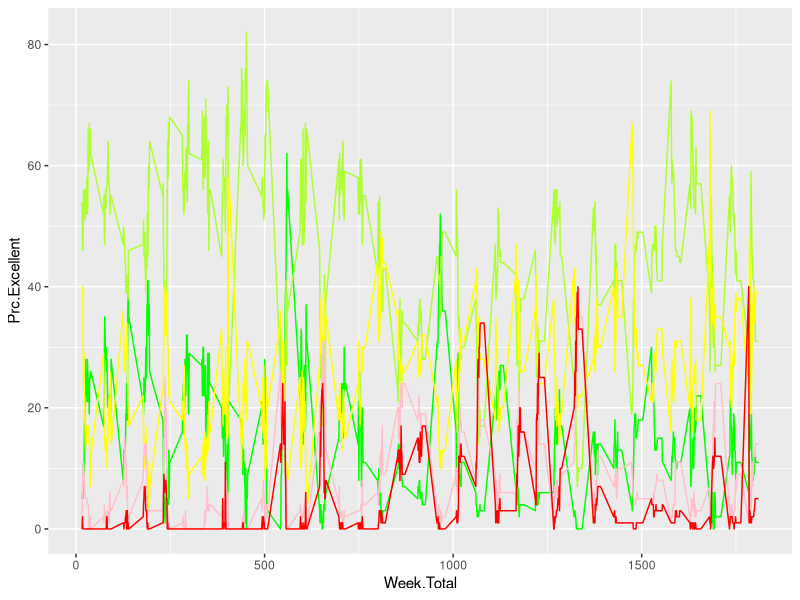
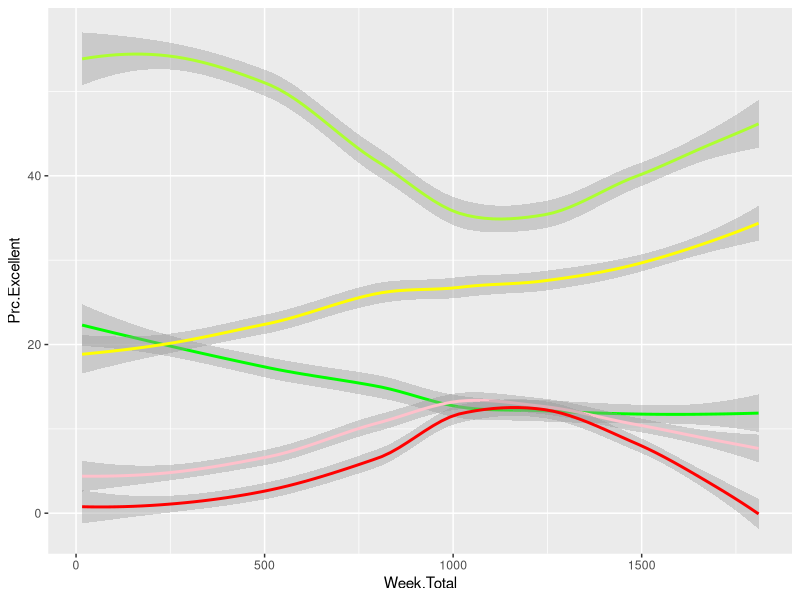
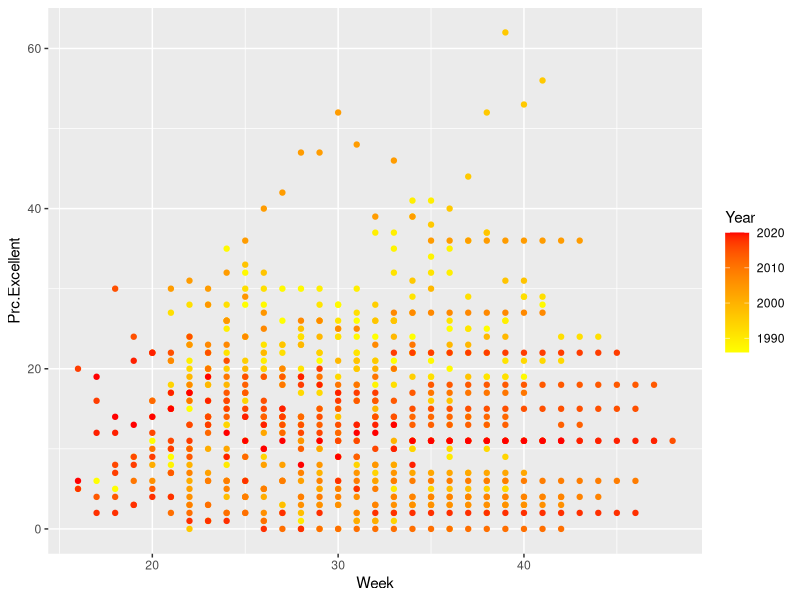
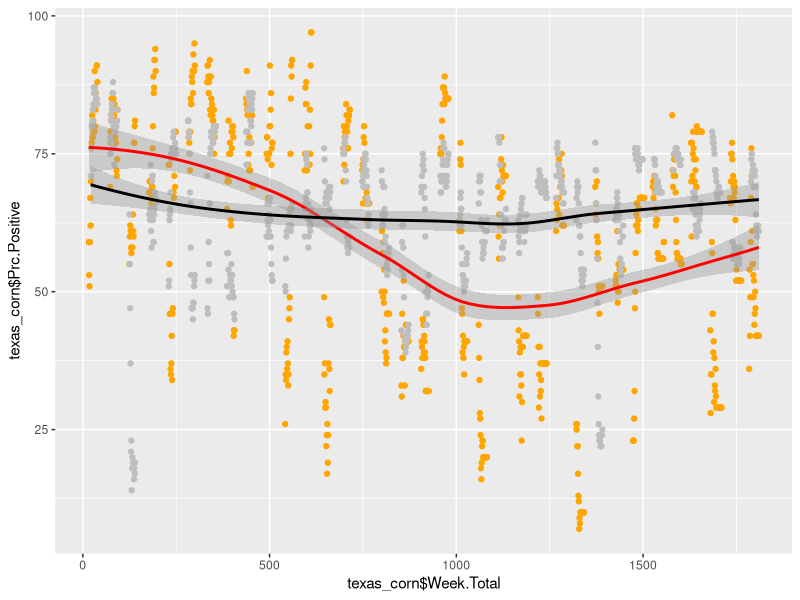
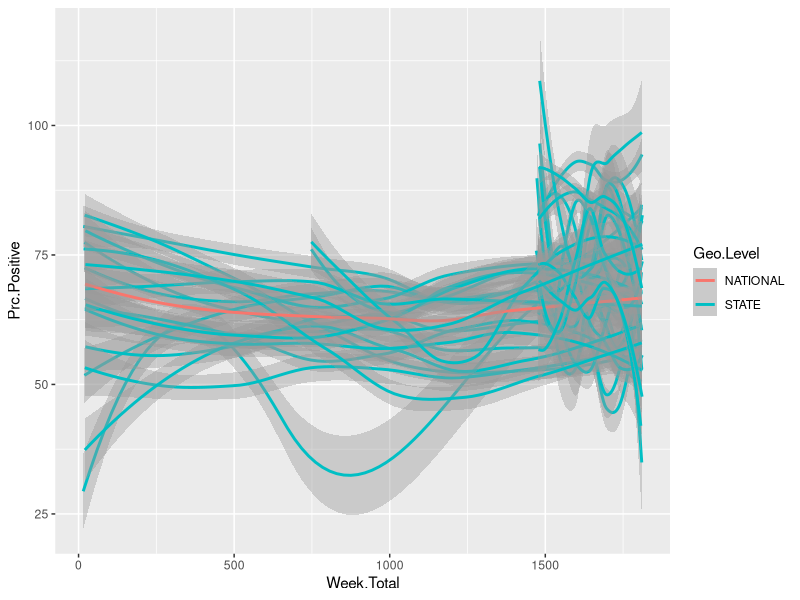
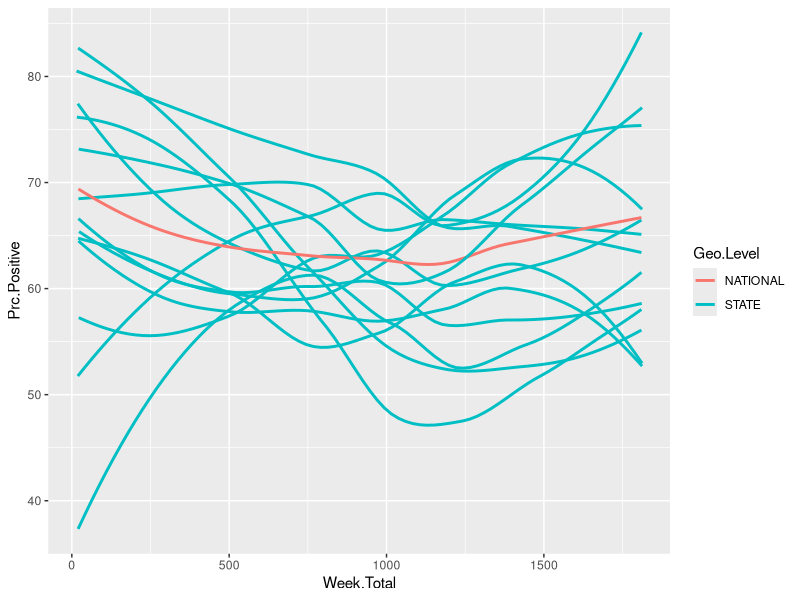
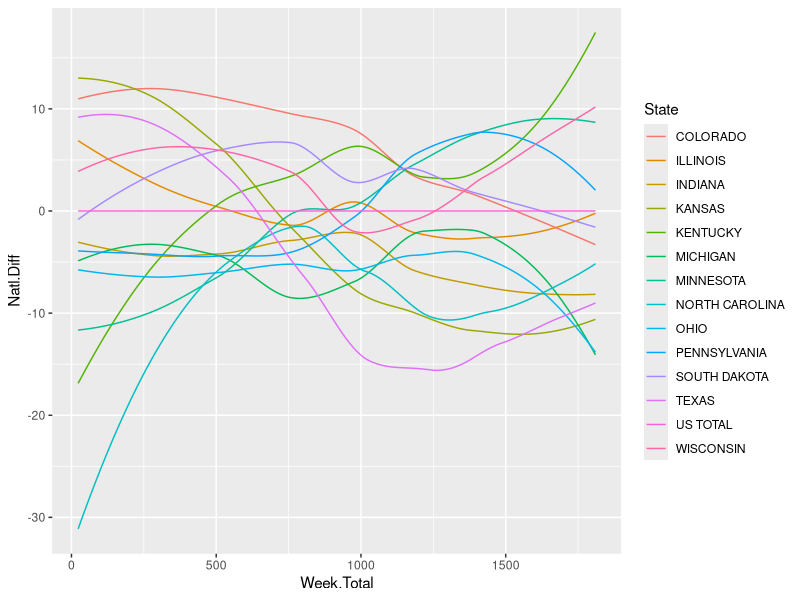
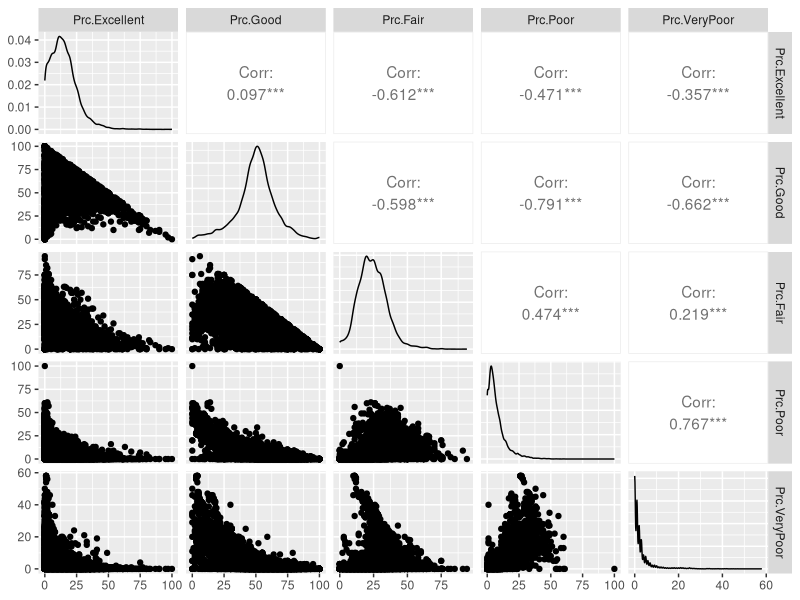

Write the R code that produced these figures, in order.
# corn_exploration.r
# 
# Evan Meade, 2020
# 
# Here, we explore the corn crop quality dataset with some simple
# plots and metrics.
#


# Library imports
library(ggplot2)
library(GGally)

# Reading in the corn_flat.csv data
corn_flat <- read.csv("data/synthesized/corn_flat.csv", row.names = 1)

# Creating time variable to help plot all of the data on the same scale
corn_flat$Week.Total <- (corn_flat$Year - 1986) * 52 + corn_flat$Week

# 
# For simplicity, I am going to start by analyzing just the Texas
# data. It has the most observations of any state, so it will be good
# for partial analysis.
# 

# New metric which is the percentage of excellent, good, or fair corn
# NOTE: Used to be Excellent + Good + Fair, but changed after seeing
# that Fair has a negative correlation with Excellent and Good,
# suggesting that the natural pairing is just Excellent + Good
corn_flat$Prc.Positive <- corn_flat$Prc.Excellent + corn_flat$Prc.Good

# Creating Texas data subset
texas_corn <- corn_flat[which(corn_flat$State == "TEXAS"), ]

# Creating National data subset
natl_corn <- corn_flat[which(corn_flat$Geo.Level == "NATIONAL"), ]

# Plotting Texas quality over time
texas_quality_over_time <- ggplot(data = texas_corn) +
  geom_line(mapping = aes(x = Week.Total, y = Prc.Excellent), color = "green") +
  geom_line(mapping = aes(x = Week.Total, y = Prc.Good), color = "greenyellow") +
  geom_line(mapping = aes(x = Week.Total, y = Prc.Fair), color = "yellow") +
  geom_line(mapping = aes(x = Week.Total, y = Prc.Poor), color = "pink") +
  geom_line(mapping = aes(x = Week.Total, y = Prc.VeryPoor), color = "red")
print(texas_quality_over_time)

texas_smooth_quality_over_time <- ggplot(data = texas_corn) +
  geom_smooth(mapping = aes(x = Week.Total, y = Prc.Excellent), color = "green") +
  geom_smooth(mapping = aes(x = Week.Total, y = Prc.Good), color = "greenyellow") +
  geom_smooth(mapping = aes(x = Week.Total, y = Prc.Fair), color = "yellow") +
  geom_smooth(mapping = aes(x = Week.Total, y = Prc.Poor), color = "pink") +
  geom_smooth(mapping = aes(x = Week.Total, y = Prc.VeryPoor), color = "red")
print(texas_smooth_quality_over_time)

texas_quality_by_week <- ggplot(data = texas_corn) +
  geom_point(mapping = aes(x = Week, y = Prc.Excellent, col = Year)) +
  scale_color_gradient(low = "yellow", high = "red")
print(texas_quality_by_week)


texas_natl_pos_over_time <- ggplot() +
  geom_point(mapping = aes(x = texas_corn$Week.Total, y = texas_corn$Prc.Positive),
            color = "orange") +
  geom_point(mapping = aes(x = natl_corn$Week.Total, y = natl_corn$Prc.Positive),
            color = "gray") +
  geom_smooth(mapping = aes(x = texas_corn$Week.Total, y = texas_corn$Prc.Positive),
              color = "red") +
  geom_smooth(mapping = aes(x = natl_corn$Week.Total, y = natl_corn$Prc.Positive),
              color = "black")
print(texas_natl_pos_over_time)


# all_state_pos_smooth <- ggplot()
# for (state in unique(corn_flat$State)[1:2]) {
#   state_data <- corn_flat[which(corn_flat$State == state), ]
#   all_state_pos_smooth <- all_state_pos_smooth +
#     geom_smooth(mapping = aes(x = state_data$Week.Total, y = state_data$Prc.Positive))
# }
all_state_pos_smooth <- ggplot(data = corn_flat) +
  geom_smooth(mapping = aes(x = Week.Total, y = Prc.Positive, group = State, color = Geo.Level))
print(all_state_pos_smooth)


# 
# Now I want to explore the data for the states we will be using, so I will
# create a new subset of our states.
# 

# Creating subset
# our_states <- names(sort(table(corn_flat$State), decreasing = TRUE)[1:17])
# NOTE: our_states was revised to be the intersection of the states with
# the most entries in corn_flat, and states which have EPA Castnet
# stations.
our_states <- c("COLORADO", "ILLINOIS", "INDIANA", "KANSAS", "KENTUCKY",
                "MICHIGAN", "MINNESOTA", "NORTH CAROLINA", "OHIO",
                "PENNSYLVANIA", "SOUTH DAKOTA", "TEXAS", "WISCONSIN",
                "US TOTAL")
corn_used <- corn_flat[which(corn_flat$State %in% our_states), ]

# Recreating smooth positive plot with our subset
all_state_pos_smooth <- ggplot(data = corn_used) +
  geom_smooth(mapping = aes(x = Week.Total, y = Prc.Positive, group = State, color = Geo.Level),
              method = "loess",
              formula = "y ~ x",
              se = FALSE)
print(all_state_pos_smooth)


# 
# I want to create a metric representing the gap between each state's smoothed 
# Prc.Positive and the national smoothed Prc.Positive. This creates a single
# metric which represents a state's performance relative to the country.
# 

# First, subsetting the data to have endpoints of all 17 states
# Allows the regressions to be totally interpolative
x <- table(corn_used$Week.Total)
week_min <- min(as.integer(names(x[which(x == length(our_states))])))
week_max <- max(as.integer(names(x[which(x == length(our_states))])))
corn_used_trimmed <- corn_used[which(corn_used$Week.Total %in% week_min:week_max), ]


# 
# I want to take a minute to summarize what I have done and want to do
# for this particular plot:
#   1. Combined 3 .csv files into one dataframe
#   2. Flattened dataframe so each row represents a unique time and place
#   3. Created Week.Total and Prc.Positive features
#   4. Trimmed to the states we used over an interpolative time interval
#   5. Ran a loess regression on each state (because of noisy data)
#   6. Calculated state - national loess estimation for each week
#   7. Created new dataframe with all the differences
#   8. Plotted new difference metric over time for all states
# 

# 
# Now to create loess values for each state, interpolate on all weeks
# contained here, and calculate differences from national.
# 

corn_loess <- data.frame()

natl_loess <- loess(Prc.Positive ~ Week.Total,
                    corn_used_trimmed[which(corn_used_trimmed$State == "US TOTAL"), ])

for (state in unique(corn_used_trimmed$State)) {
  state_loess <- loess(Prc.Positive ~ Week.Total,
                       corn_used_trimmed[which(corn_used_trimmed$State == state), ])
  
  state_col <- rep(state, (week_max - week_min + 1))
  week_col <- week_min:week_max
  if (state == "US TOTAL") {
    level_col <- rep("NATIONAL", (week_max - week_min + 1))
  } else {
    level_col <- rep("STATE", (week_max - week_min + 1))
  }
  diff_col <- predict(state_loess, week_col) - predict(natl_loess, week_col)
  
  state_df <- data.frame(state_col, week_col, level_col, diff_col)
  corn_loess <- rbind(corn_loess, state_df)
  # for (week in week_min:week_max) {
  #   pred_diff <- predict(state_loess)
  #   corn_loess <- rbind(corn_loess, c(state, week, ))
  # }
}
colnames(corn_loess) <- c("State", "Week.Total", "Geo.Level", "Natl.Diff")

loess_diff_plot <- ggplot(data = corn_loess) +
  geom_line(mapping = aes(x = Week.Total, y = Natl.Diff, group = State, color = State))
print(loess_diff_plot)


# 
# Before going further with this time series analysis, I want to try a few
# other non-time series plots. Namely, I want to see what correlations
# exist between the quality classes, if any.
# 

corn_pair_plots <- ggpairs(corn_flat[, 7:11])
print(corn_pair_plots)

corn_corr_plot <- ggcorr(corn_flat[, 7:11], label = TRUE)
print(corn_corr_plot)










